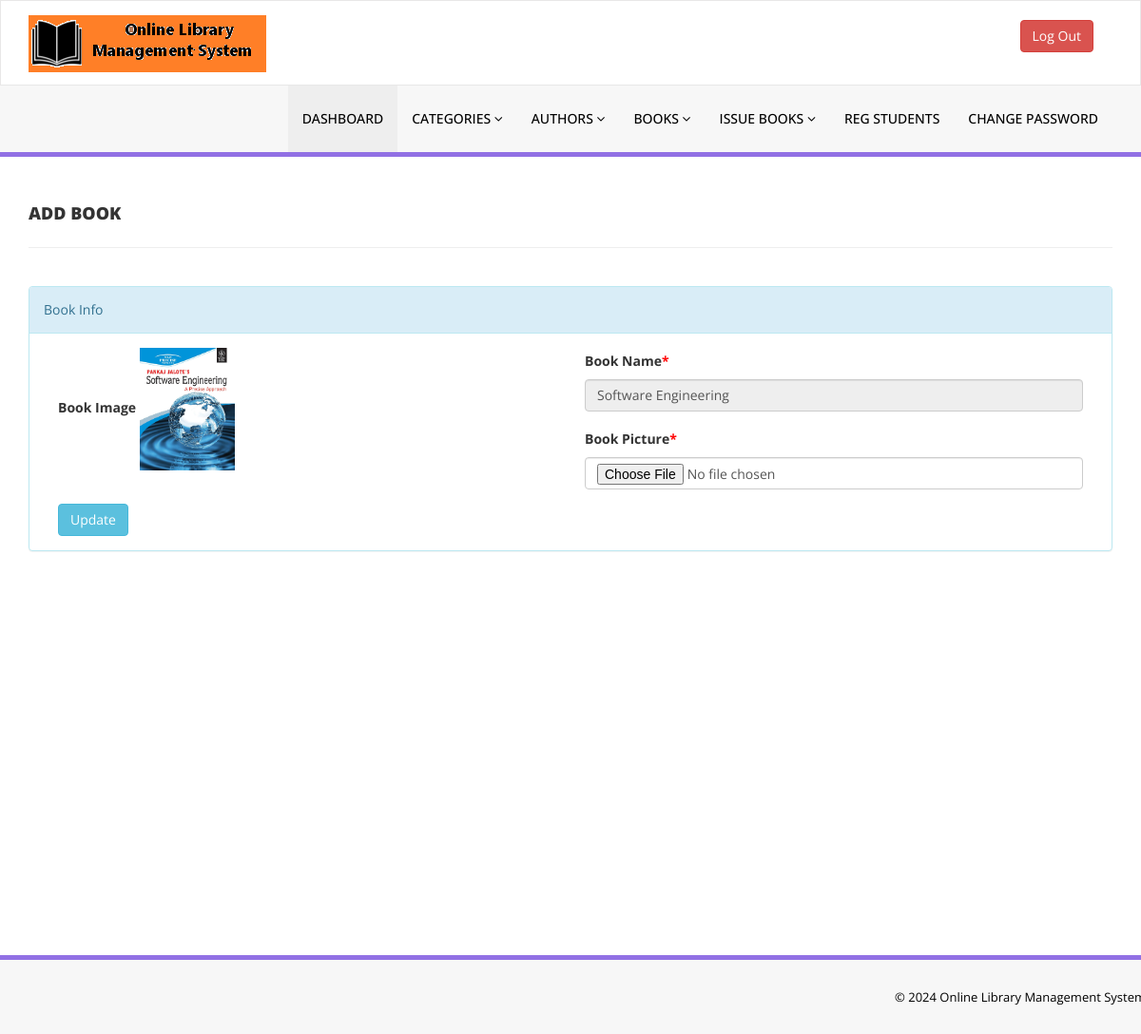
The app's page /admin/change-bookimg.php?bookid=12 (signed in) with its own data.
### tables this page shows
CREATE TABLE `tblbooks` (
  `id` int(11) NOT NULL,
  `BookName` varchar(255) DEFAULT NULL,
  `CatId` int(11) DEFAULT NULL,
  `AuthorId` int(11) DEFAULT NULL,
  `ISBNNumber` varchar(25) DEFAULT NULL,
  `BookPrice` decimal(10,2) DEFAULT NULL,
  `bookImage` varchar(250) NOT NULL,
  `isIssued` int(1) DEFAULT NULL,
  `RegDate` timestamp NULL DEFAULT current_timestamp(),
  `UpdationDate` timestamp NULL DEFAULT NULL ON UPDATE current_timestamp()
);

### admin/change-bookimg.php (the view, shortened to what this page needs)
<?php
include('includes/config.php');
if(strlen($_SESSION['alogin'])==0)
    {
header('location:index.php');
}
else{
?>
<!DOCTYPE html>
<html xmlns="http://www.w3.org/1999/xhtml">
<head>
    <link href="assets/css/bootstrap.css" rel="stylesheet" />
    <link href="assets/css/font-awesome.css" rel="stylesheet" />
    <link href="assets/css/style.css" rel="stylesheet" />
</head>
<body>
<?php include('includes/header.php');?>
    <div class="content-wrapper">
         <div class="container">
        <div class="row pad-botm">
            <div class="col-md-12">
                <h4 class="header-line">Add Book</h4>
                            </div>
</div>
<div class="row">
<div class="col-md12 col-sm-12 col-xs-12">
<div class="panel panel-info">
<div class="panel-heading">
Book Info
</div>
<div class="panel-body">
<form role="form" method="post" enctype="multipart/form-data">
<?php
$bookid=intval($_GET['bookid']);
$sql = "SELECT tblbooks.BookName,tblbooks.id as bookid,tblbooks.bookImage from  tblbooks  where tblbooks.id=:bookid";
$query = $dbh -> prepare($sql);
$query->bindParam(':bookid',$bookid,PDO::PARAM_STR);
$query->execute();
$results=$query->fetchAll(PDO::FETCH_OBJ);
if($query->rowCount() > 0)
{
foreach($results as $result)
{               ?>
<div class="col-md-6">
<div class="form-group">
<label>Book Image</label>
<img src="bookimg/<?php echo htmlentities($result->bookImage);?>" width="100">
</div></div>
<div class="col-md-6">
<div class="form-group">
<label>Book Name<span style="color:red;">*</span></label>
<input class="form-control" type="text" name="bookname" value="<?php echo htmlentities($result->BookName);?>" readonly />
</div></div>
<div class="col-md-6">
 <div class="form-group">
 <label>Book Picture<span style="color:red;">*</span></label>
 <input class="form-control" type="file" name="bookpic" autocomplete="off"   required="required" />
 </div>
    </div>
 <?php }} ?><div class="col-md-12">
<button type="submit" name="update" class="btn btn-info">Update </button></div>
                                    </form>
                            </div>
                        </div>
                            </div>
        </div>
    </div>
    </div>
  <?php include('includes/footer.php');?>
</body>
</html>
<?php } ?>

### admin/assets/css/style.css (style rules this page uses)
.content-wrapper { margin-top: 40px; min-height:800px; padding-bottom:90px; }
.header-line { font-weight:900; padding-bottom:25px; border-bottom:1px solid #eeeeee; text-transform:uppercase; }
.pad-botm { padding-bottom:30px; }

### records on screen
tblbooks: bookImage (picture), bookname "Software Engineering"
